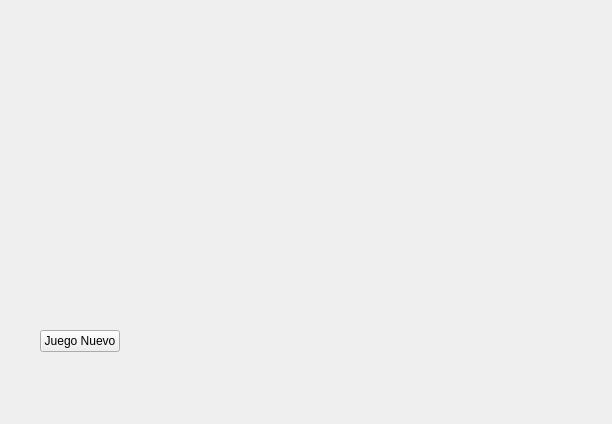
<?xml version="1.0" encoding="UTF-8"?>
<ui version="4.0">
 <class>Form</class>
 <widget class="QWidget" name="Form">
  <property name="geometry">
   <rect>
    <x>0</x>
    <y>0</y>
    <width>612</width>
    <height>424</height>
   </rect>
  </property>
  <property name="windowTitle">
   <string>Form</string>
  </property>
  <widget class="QPushButton" name="pushButton">
   <property name="geometry">
    <rect>
     <x>40</x>
     <y>330</y>
     <width>80</width>
     <height>22</height>
    </rect>
   </property>
   <property name="text">
    <string>Juego Nuevo</string>
   </property>
  </widget>
 </widget>
 <resources/>
 <connections/>
</ui>
